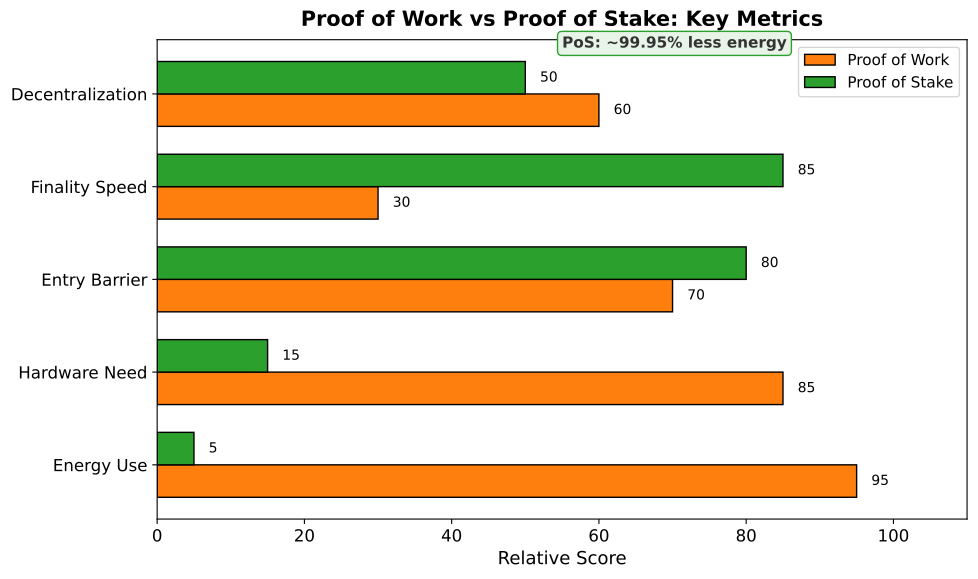

Generate this figure with Python:
"""
Proof of Work vs Proof of Stake Comparison
Side-by-side comparison of key properties
"""

import matplotlib.pyplot as plt
import matplotlib.patches as patches
from matplotlib.patches import FancyBboxPatch
import numpy as np
from pathlib import Path

CHART_METADATA = {
    'title': 'PoW vs PoS Comparison',
    'url': 'https://github.com/Digital-AI-Finance/Blockchain_Crypto/tree/main/Module_A_Blockchain_Foundations/L09_Proof_of_Stake/charts/01_pow_vs_pos'
}

plt.rcParams.update({
    'font.size': 14,
    'axes.labelsize': 14,
    'axes.titlesize': 16,
    'xtick.labelsize': 12,
    'ytick.labelsize': 12,
    'legend.fontsize': 12,
    'figure.figsize': (10, 6),
    'figure.dpi': 150
})

MLPURPLE = '#3333B2'
MLBLUE = '#0066CC'
MLORANGE = '#FF7F0E'
MLGREEN = '#2CA02C'
MLRED = '#D62728'
MLLAVENDER = '#ADADE0'

fig, ax = plt.subplots(figsize=(10, 6))

# Categories and values
categories = ['Energy Use', 'Hardware Need', 'Entry Barrier', 'Finality Speed', 'Decentralization']
pow_scores = [95, 85, 70, 30, 60]  # Higher = more (for PoW)
pos_scores = [5, 15, 80, 85, 50]   # Higher = more (for PoS)

y_positions = np.arange(len(categories))
bar_height = 0.35

# Create horizontal bars
bars_pow = ax.barh(y_positions - bar_height/2, pow_scores, bar_height,
                   label='Proof of Work', color=MLORANGE, edgecolor='black', linewidth=1)
bars_pos = ax.barh(y_positions + bar_height/2, pos_scores, bar_height,
                   label='Proof of Stake', color=MLGREEN, edgecolor='black', linewidth=1)

# Labels
ax.set_yticks(y_positions)
ax.set_yticklabels(categories)
ax.set_xlabel('Relative Score', fontsize=16)
ax.set_xlim(0, 110)

# Add value labels
for bar, score in zip(bars_pow, pow_scores):
    ax.text(bar.get_width() + 2, bar.get_y() + bar.get_height()/2,
            f'{score}', va='center', fontsize=14)

for bar, score in zip(bars_pos, pos_scores):
    ax.text(bar.get_width() + 2, bar.get_y() + bar.get_height()/2,
            f'{score}', va='center', fontsize=14)

# Key insight
props = dict(boxstyle='round,pad=0.3', facecolor='#E8F4E8', edgecolor=MLGREEN)
ax.text(55, 4.5, 'PoS: ~99.95% less energy', fontsize=14, fontweight='bold',
        bbox=props, color='#333')

ax.legend(loc='upper right', fontsize=14)

ax.set_title('Proof of Work vs Proof of Stake: Key Metrics', fontweight='bold', fontsize=15, pad=10)
plt.tight_layout()

output_path = Path(__file__).parent / 'chart.pdf'
plt.savefig(output_path, bbox_inches='tight', dpi=300)
print(f"Chart saved to: {output_path.absolute()}")
plt.close()
